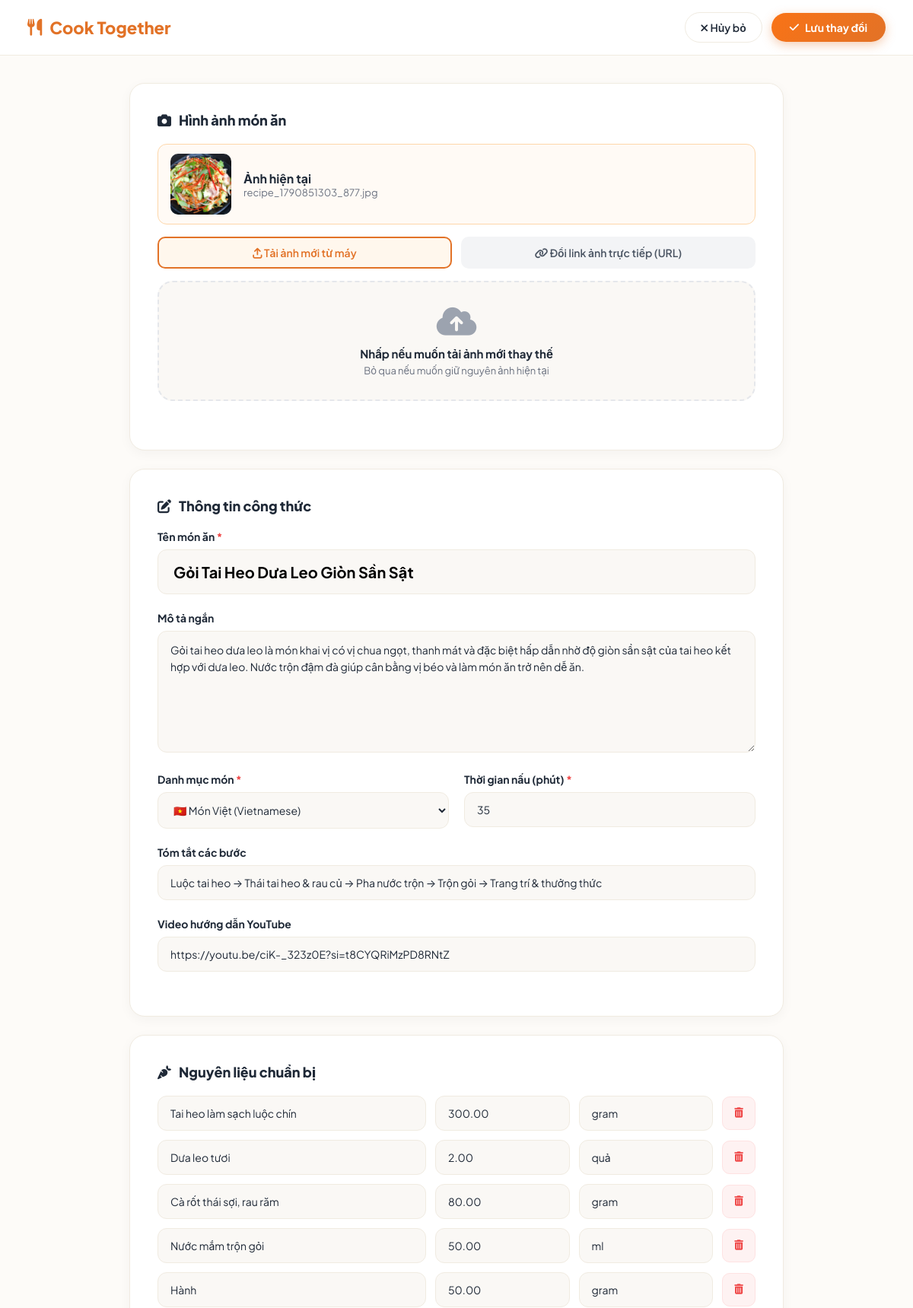
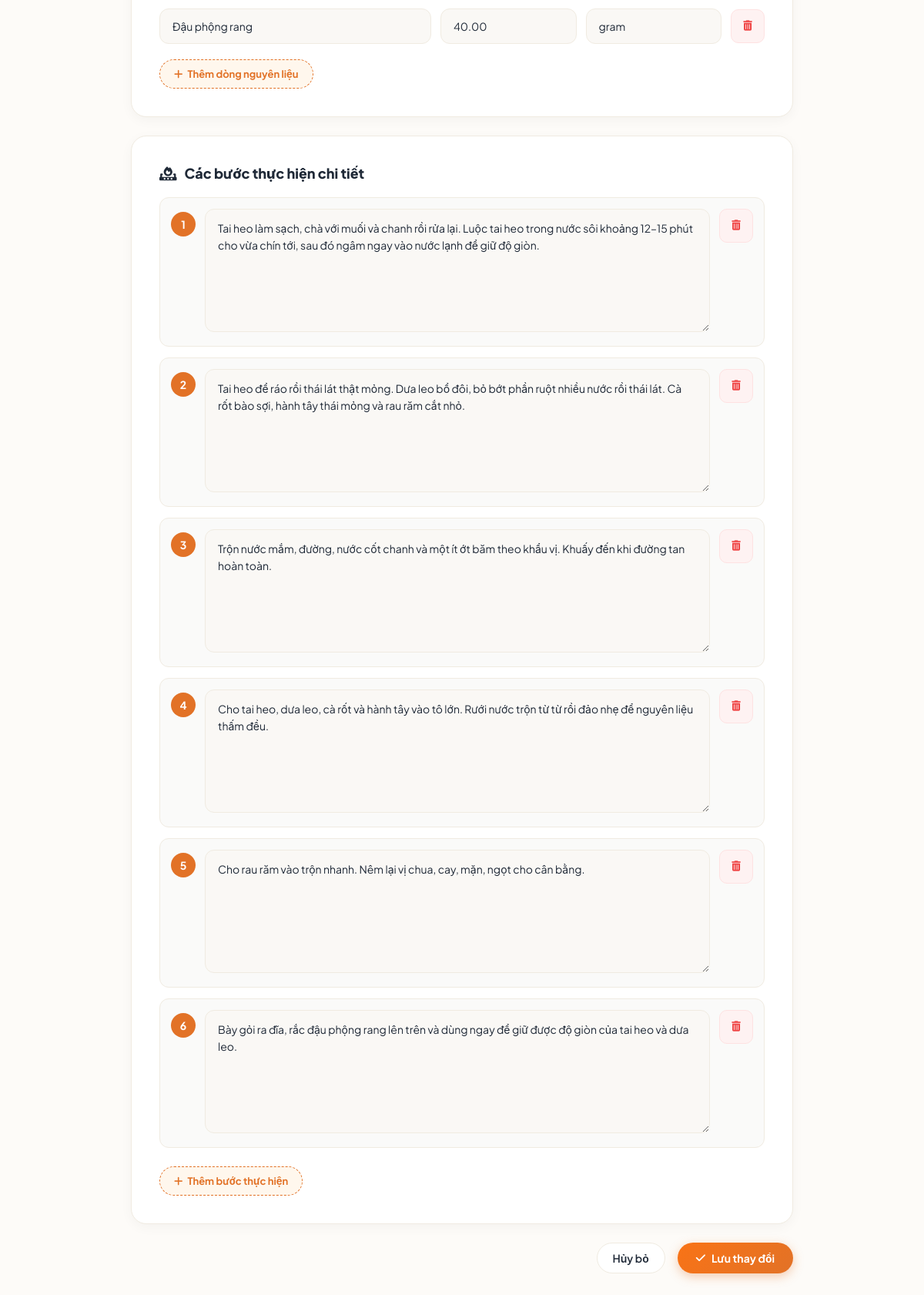
Page /edit.php?recipe_id=101 (signed in) on the committed database (2 pictures, top to bottom).
### tables this page shows
CREATE TABLE `recipes` (
  `id` int(11) NOT NULL AUTO_INCREMENT,
  `title` varchar(255) NOT NULL,
  `cooking_time` int(11) NOT NULL,
  `recipe` text NOT NULL,
  `type` varchar(255) NOT NULL,
  `category_id` int(11) NOT NULL,
  `description` text DEFAULT NULL,
  `instructions` text DEFAULT NULL,
  `photo` text DEFAULT NULL,
  `video_link` text DEFAULT NULL,
  `user_id` int(11) NOT NULL,
  `uploaded_at` datetime NOT NULL,
  PRIMARY KEY (`id`),
  KEY `category_id` (`category_id`),
  KEY `user_id` (`user_id`),
  CONSTRAINT `recipes_ibfk_1` FOREIGN KEY (`category_id`) REFERENCES `categories` (`id`),
  CONSTRAINT `recipes_ibfk_2` FOREIGN KEY (`user_id`) REFERENCES `users` (`id`)
);

CREATE TABLE `ingredients` (
  `id` int(11) NOT NULL AUTO_INCREMENT,
  `recipe_id` int(11) NOT NULL,
  `ingredient_name` varchar(255) NOT NULL,
  `quantity` decimal(10,2) NOT NULL,
  `unit` varchar(255) NOT NULL,
  PRIMARY KEY (`id`),
  KEY `recipe_id` (`recipe_id`),
  CONSTRAINT `ingredients_ibfk_1` FOREIGN KEY (`recipe_id`) REFERENCES `recipes` (`id`) ON DELETE CASCADE
);

### edit.php (the view, shortened to what this page needs)
<?php
$servername = "localhost";
$username = "root";
$password = "";
$dbname = "recipe_sharing_Platform";
$conn = new mysqli($servername, $username, $password, $dbname, 3306);
$conn->set_charset("utf8mb4");
$recipeId = intval($_GET['recipe_id']);
$userId = intval($_SESSION['user_id']);
$sql = "SELECT * FROM recipes WHERE id = $recipeId AND user_id = $userId";
$res = $conn->query($sql);
$recipe = $res->fetch_assoc();
$ingRes = $conn->query("SELECT * FROM ingredients WHERE recipe_id = $recipeId");
$ingredients = [];
if ($ingRes && $ingRes->num_rows > 0) {
    while ($ing = $ingRes->fetch_assoc()) {
        $ingredients[] = $ing;
    }
}
$recipeText = $recipe['recipe'] ?? '';
$stepLines = explode("\n", str_replace(["\r\n", "\r"], "\n", $recipeText));
$existingSteps = [];
foreach ($stepLines as $line) {
    $lineTrim = trim($line);
    if (!empty($lineTrim)) {
        $cleanStep = preg_replace('/^(Bước\s*\d+[:.]?|\d+[.:])\s*/iu', '', $lineTrim);
        $existingSteps[] = $cleanStep;
    }
}
?>
<!DOCTYPE html>
<html lang="vi">
<head>
  <link rel="stylesheet" href="index4.css?v=<?php echo time(); ?>">
  <link rel="stylesheet" href="https://cdnjs.cloudflare.com/ajax/libs/font-awesome/6.4.0/css/all.min.css" />
</head>
<body>
  <nav class="editor-navbar">
    <a href="index3.php" class="brand-link">
      <i class="fa-solid fa-utensils"></i> Cook Together
    </a>
    <div class="nav-actions">
      <a href="viewRecipeDetails.php?recipe_id=<?php echo $recipeId; ?>" class="btn-secondary">
        <i class="fa-solid fa-xmark"></i> Hủy bỏ
      </a>
      <button type="button" class="btn-primary" onclick="submitForm()">
        <i class="fa-solid fa-check"></i> Lưu thay đổi
      </button>
    </div>
  </nav>
  <div class="editor-container">
    <form id="editForm" method="post" enctype="multipart/form-data">
      <div class="editor-card">
        <h2 class="section-title">
          <i class="fa-solid fa-camera text-primary"></i> Hình ảnh món ăn
        </h2>
        <div style="margin-bottom: 16px; display: flex; align-items: center; gap: 16px; background: #fffaf5; padding: 12px 16px; border-radius: 12px; border: 1px solid #fed7aa;">
          <img src="<?php echo htmlspecialchars($recipe['photo'] ? $recipe['photo'] : 'upload.jpeg'); ?>" alt="Ảnh hiện tại" style="width: 80px; height: 80px; border-radius: 10px; object-fit: cover;" onerror="this.src='landing_page.jpg'">
          <div>
            <div style="font-weight: 700; color: #1f2937;">Ảnh hiện tại</div>
            <div style="font-size: 13px; color: #6b7280; word-break: break-all;"><?php echo htmlspecialchars($recipe['photo']); ?></div>
          </div>
        </div>
        <div class="image-type-toggle">
          <button type="button" class="image-type-btn active" id="btnUploadType" onclick="switchImageType('upload')">
            <i class="fa-solid fa-arrow-up-from-bracket"></i> Tải ảnh mới từ máy
          </button>
          <button type="button" class="image-type-btn" id="btnUrlType" onclick="switchImageType('url')">
            <i class="fa-solid fa-link"></i> Đổi link ảnh trực tiếp (URL)
          </button>
        </div>
        <div id="uploadBox" class="photo-upload-zone" onclick="document.getElementById('imageInput').click()">
          <div id="uploadPlaceholder">
            <i class="fa-solid fa-cloud-arrow-up upload-icon"></i>
            <div class="upload-text">Nhấp nếu muốn tải ảnh mới thay thế</div>
            <div class="upload-hint">Bỏ qua nếu muốn giữ nguyên ảnh hiện tại</div>
          </div>
        </div>
      </div>
      <div class="editor-card">
        <h2 class="section-title">
          <i class="fa-solid fa-pen-to-square text-primary"></i> Thông tin công thức
        </h2>
        <div class="form-group">
          <label class="form-label">Tên món ăn <span style="color: #ef4444;">*</span></label>
          <input type="text" name="title" class="input-title" value="<?php echo htmlspecialchars($recipe['title']); ?>" required>
        </div>
        <div class="form-group">
          <label class="form-label">Mô tả ngắn</label>
          <textarea name="description" class="form-control" rows="3"><?php echo htmlspecialchars($recipe['description'] ?? ''); ?></textarea>
        </div>
        <div class="form-row">
          <div class="form-group">
            <label class="form-label">Danh mục món <span style="color: #ef4444;">*</span></label>
            <select name="type" class="form-control" required>
              <option value="Vietnamese" <?php if ($recipe['type'] === 'Vietnamese') echo 'selected'; ?>>🇻🇳 Món Việt (Vietnamese)</option>
            </select>
          </div>
          <div class="form-group">
            <label class="form-label">Thời gian nấu (phút) <span style="color: #ef4444;">*</span></label>
            <input type="number" name="cooking_time" class="form-control" value="<?php echo htmlspecialchars($recipe['cooking_time']); ?>" min="1" required>
          </div>
        </div>
        <div class="form-group">
          <label class="form-label">Tóm tắt các bước</label>
          <input type="text" name="instructions" class="form-control" value="<?php echo htmlspecialchars($recipe['instructions'] ?? ''); ?>">
        </div>
        <div class="form-group">
          <label class="form-label">Video hướng dẫn YouTube</label>
          <input type="url" name="video_link" class="form-control" value="<?php echo htmlspecialchars($recipe['video_link'] ?? ''); ?>" placeholder="https://www.youtube.com/watch?v=...">
        </div>
      </div>
      <div class="editor-card">
        <h2 class="section-title">
          <i class="fa-solid fa-carrot text-primary"></i> Nguyên liệu chuẩn bị
        </h2>
        <div id="ingredientsList">
          <?php if (!empty($ingredients)): ?>
            <?php foreach ($ingredients as $ing): ?>
              <div class="ingredient-row">
                <input type="text" name="ingredients[]" class="form-control" value="<?php echo htmlspecialchars($ing['ingredient_name']); ?>" placeholder="Tên nguyên liệu" required>
                <input type="number" step="any" name="quantities[]" class="form-control" value="<?php echo htmlspecialchars($ing['quantity']); ?>" placeholder="Số lượng" required>
                <input type="text" name="units[]" class="form-control" value="<?php echo htmlspecialchars($ing['unit']); ?>" placeholder="Đơn vị" required>
                <button type="button" class="btn-delete-row" onclick="removeIngredientRow(this)" title="Xóa dòng">
                  <i class="fa-solid fa-trash-can"></i>
                </button>
              </div>
            <?php endforeach; ?>
          <?php endif; ?>
        </div>
        <button type="button" class="btn-add-ingredient" onclick="addIngredientRow()">
          <i class="fa-solid fa-plus"></i> Thêm dòng nguyên liệu
        </button>
      </div>
      <div class="editor-card">
        <h2 class="section-title">
          <i class="fa-solid fa-fire-burner text-primary"></i> Các bước thực hiện chi tiết
        </h2>
        <div id="stepsList">
          <?php $sNum = 1; foreach ($existingSteps as $st): ?>
            <div class="step-row">
              <div class="step-number-badge"><?php echo $sNum; ?></div>
              <div style="flex: 1;">
                <textarea name="steps[]" class="form-control" rows="2" placeholder="Mô tả chi tiết bước <?php echo $sNum; ?>..." required><?php echo htmlspecialchars($st); ?></textarea>
              </div>
              <button type="button" class="btn-delete-row" onclick="removeStepRow(this)" title="Xóa bước này">
                <i class="fa-solid fa-trash-can"></i>
              </button>
            </div>
          <?php $sNum++; endforeach; ?>
        </div>
        <button type="button" class="btn-add-ingredient" onclick="addStepRow()" style="margin-top: 10px;">
          <i class="fa-solid fa-plus"></i> Thêm bước thực hiện
        </button>
      </div>
      <div class="bottom-submit-bar">
        <a href="viewRecipeDetails.php?recipe_id=<?php echo $recipeId; ?>" class="btn-secondary">Hủy bỏ</a>
        <button type="submit" class="btn-primary">
          <i class="fa-solid fa-check"></i> Lưu thay đổi
        </button>
      </div>
    </form>
  </div>
</body>
</html>

### index4.css (style rules this page uses)
:root { --primary: #e27227; --primary-hover: #c95e18; --primary-light: #fff7ed; --text-main: #1f2937; --text-muted: #6b7280; --bg-page: #fdfbf8; --card-bg: #ffffff; --border-color: #f0ebe1; --shadow-sm: 0 4px 16px rgba(0, 0, 0, 0.04); --shadow-md: 0 10px 30px -5px rgba(226, 114, 39, 0.1); --radius-lg: 20px; --radius-md: 12px; --radius-pill: 9999px; }
* { margin: 0; padding: 0; box-sizing: border-box; font-family: 'Plus Jakarta Sans', -apple-system, BlinkMacSystemFont, sans-serif; }
body { background-color: var(--bg-page); color: var(--text-main); min-height: 100vh; }
.editor-navbar { background: var(--card-bg); border-bottom: 1px solid var(--border-color); padding: 16px 36px; display: flex; align-items: center; justify-content: space-between; position: sticky; top: 0; z-index: 50; }
.brand-link { display: flex; align-items: center; gap: 10px; font-size: 22px; font-weight: 800; color: var(--primary); text-decoration: none; }
.nav-actions { display: flex; align-items: center; gap: 12px; }
.btn-secondary { padding: 10px 20px; border-radius: var(--radius-pill); border: 1.5px solid var(--border-color); background: white; color: var(--text-main); font-weight: 600; font-size: 14px; cursor: pointer; text-decoration: none; transition: all 0.2s ease; }
.btn-primary { padding: 10px 24px; border-radius: var(--radius-pill); border: none; background: linear-gradient(135deg, #f97316, #e27227); color: white; font-weight: 700; font-size: 14px; cursor: pointer; box-shadow: 0 4px 14px rgba(226, 114, 39, 0.35); transition: all 0.2s ease; display: inline-flex; align-items: center; gap: 8px; }
.editor-container { max-width: 900px; margin: 36px auto; padding: 0 20px 80px; }
.editor-card { background: var(--card-bg); border-radius: var(--radius-lg); border: 1px solid var(--border-color); box-shadow: var(--shadow-sm); padding: 36px; margin-bottom: 24px; }
.section-title { font-size: 18px; font-weight: 800; color: var(--text-main); margin-bottom: 20px; display: flex; align-items: center; gap: 10px; }
.photo-upload-zone { border: 2px dashed #e5e7eb; border-radius: var(--radius-lg); background: #faf8f5; padding: 30px; text-align: center; cursor: pointer; transition: all 0.25s ease; position: relative; overflow: hidden; margin-bottom: 28px; }
.upload-icon { font-size: 42px; color: #9ca3af; margin-bottom: 12px; transition: color 0.2s ease; }
.upload-text { font-weight: 700; font-size: 15px; color: var(--text-main); margin-bottom: 4px; }
.upload-hint { font-size: 13px; color: var(--text-muted); }
.form-group { margin-bottom: 22px; }
.form-label { display: block; font-size: 14px; font-weight: 700; color: var(--text-main); margin-bottom: 8px; }
.input-title { width: 100%; padding: 16px 20px; font-size: 20px; font-weight: 700; border-radius: var(--radius-md); border: 1.5px solid var(--border-color); background: #faf8f5; outline: none; transition: all 0.2s ease; }
.form-row { display: grid; grid-template-columns: 1fr 1fr; gap: 20px; }
.form-control { width: 100%; padding: 13px 16px; border-radius: var(--radius-md); border: 1.5px solid var(--border-color); background: #faf8f5; font-size: 14px; color: var(--text-main); outline: none; transition: all 0.2s ease; }
textarea.form-control { min-height: 160px; resize: vertical; line-height: 1.6; }
.ingredient-row { display: grid; grid-template-columns: 2fr 1fr 1fr 44px; gap: 12px; align-items: center; margin-bottom: 12px; animation: fadeIn 0.25s ease; }
.btn-delete-row { width: 44px; height: 44px; border-radius: 10px; border: 1px solid #fee2e2; background: #fef2f2; color: #ef4444; cursor: pointer; display: flex; align-items: center; justify-content: center; transition: all 0.2s ease; }
.btn-add-ingredient { padding: 10px 18px; border-radius: var(--radius-pill); border: 1.5px dashed var(--primary); background: var(--primary-light); color: var(--primary); font-weight: 700; font-size: 13px; cursor: pointer; display: inline-flex; align-items: center; gap: 6px; transition: all 0.2s ease; margin-top: 8px; }
.bottom-submit-bar { display: flex; justify-content: flex-end; gap: 16px; margin-top: 24px; }

### rows in the picture
recipes: photo (picture), photo "recipe_1790851303_877.jpg", title "Gỏi Tai Heo Dưa Leo Giòn Sần Sật", description "Gỏi tai heo dưa leo là món khai vị có vị chua ngọt, thanh mát và đặc biệt hấp dẫn nhờ độ giòn sần sật của tai heo kết hợp với dưa leo. Nước trộn đậm đà giúp cân bằng vị béo và làm món ăn trở nên dễ ăn.", type "🇻🇳 Món Việt (Vietnamese)", cooking_time "35", instructions "Luộc tai heo → Thái tai heo & rau củ → Pha nước trộn → Trộn gỏi → Trang trí & thưởng thức", video_link "https://youtu.be/ciK-_323z0E?si=t8CYQRiMzPD8RNtZ"
ingredients: ingredient_name "Tai heo làm sạch luộc chín", quantity "300.00", unit "gram"
ingredients: ingredient_name "Dưa leo tươi", quantity "2.00", unit "quả"
ingredients: ingredient_name "Cà rốt thái sợi, rau răm", quantity "80.00", unit "gram"
ingredients: ingredient_name "Nước mắm trộn gỏi", quantity "50.00", unit "ml"
ingredients: ingredient_name "Hành", quantity "50.00", unit "gram"
ingredients: ingredient_name "Đậu phộng rang", quantity "40.00", unit "gram"
